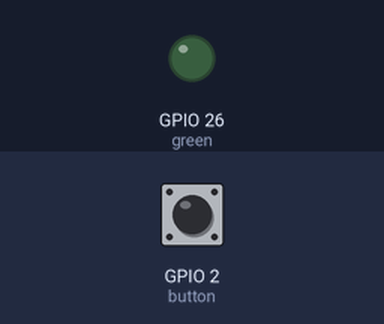
The program below on a simulated Raspberry Pi (BCM pin numbers). Parts: output pins drawn as LEDs (lit = HIGH). The inputs (shaded band) are chosen by the test bench; at power-on: GPIO 2 (button) HIGH.

Above: at 1.2 s.
1.3 s: GPIO 2 (button) pulled LOW for 3.2 s
At 5.1 s:
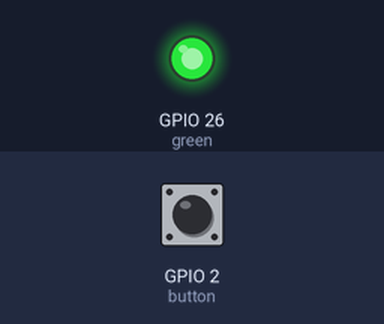
6.0 s: GPIO 2 (button) pulled LOW for 0.15 s
At 6.4 s:
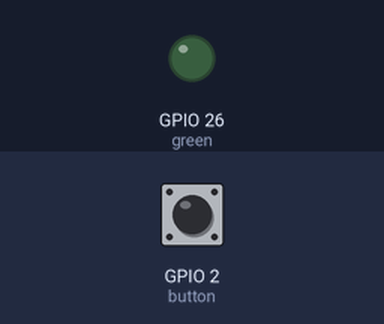
Timing chart, 0 to 9.0 s (numbered marks = the images above; inputs shaded):
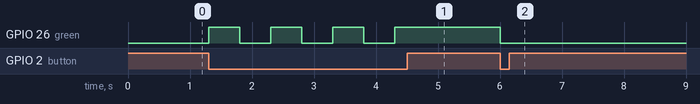

Measured:
- after the input at 1.3 s, GPIO 26 (green): alternates HIGH for 0.50 s and LOW for 0.50 s, 7 changes in all, then stays HIGH, starting at once
- after the input at 6.0 s, GPIO 26 (green): HIGH → LOW at once

The program:

led_button.py
```python
from gpiozero import LED, Button
from time import sleep

greenpin = 26
buttonpin = 2

greentime = 0.5

green = LED(greenpin)
button = Button(buttonpin)

while True:

    button.wait_for_press()
    green.toggle()
    sleep(greentime)
```
